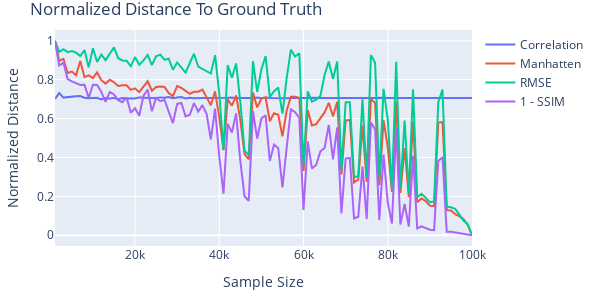

The code cell stored with this chart in its notebook:
### Code cell
distance_lines_exp1 = go.Figure(layout=default_layout)

distance_lines_exp1.add_trace(lineof(x=sample_space, y=r_scores_exp1,                 name="Correlation"))
distance_lines_exp1.add_trace(lineof(x=list(manhat_distances_exp1.keys()),    y=y1,   name="Manhatten"))
distance_lines_exp1.add_trace(lineof(x=list(rmse_distances_exp1.keys()),      y=y2,   name="RMSE"))
distance_lines_exp1.add_trace(lineof(x=list(ssim_distances_exp1.keys()),      y=y3,   name="1 - SSIM"))

distance_lines_exp1.update_layout(
        title='Normalized Distance To Ground Truth', 
        xaxis_title='Sample Size',
        yaxis_title='Normalized Distance')
